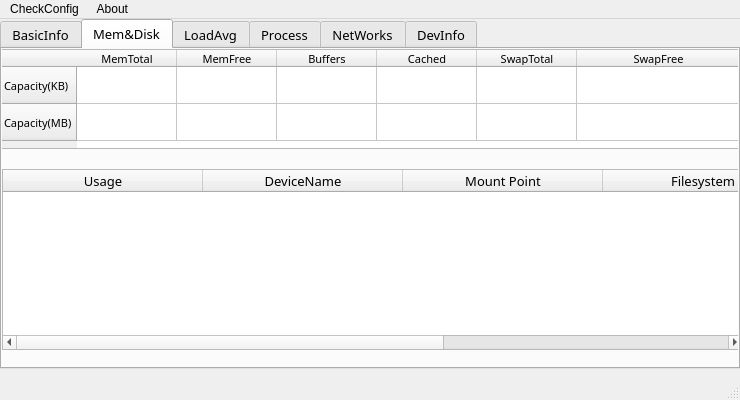
<?xml version="1.0" encoding="UTF-8"?>
<ui version="4.0">
 <class>MainWindow</class>
 <widget class="QMainWindow" name="MainWindow">
  <property name="geometry">
   <rect>
    <x>0</x>
    <y>0</y>
    <width>740</width>
    <height>400</height>
   </rect>
  </property>
  <property name="minimumSize">
   <size>
    <width>740</width>
    <height>400</height>
   </size>
  </property>
  <property name="maximumSize">
   <size>
    <width>740</width>
    <height>400</height>
   </size>
  </property>
  <property name="windowTitle">
   <string>System In View</string>
  </property>
  <widget class="QWidget" name="centralWidget">
   <widget class="QTabWidget" name="tabWidget">
    <property name="geometry">
     <rect>
      <x>0</x>
      <y>0</y>
      <width>740</width>
      <height>350</height>
     </rect>
    </property>
    <property name="minimumSize">
     <size>
      <width>740</width>
      <height>350</height>
     </size>
    </property>
    <property name="maximumSize">
     <size>
      <width>740</width>
      <height>350</height>
     </size>
    </property>
    <property name="font">
     <font>
      <family>Sans Serif</family>
      <pointsize>10</pointsize>
     </font>
    </property>
    <property name="mouseTracking">
     <bool>false</bool>
    </property>
    <property name="autoFillBackground">
     <bool>false</bool>
    </property>
    <property name="tabShape">
     <enum>QTabWidget::Rounded</enum>
    </property>
    <property name="currentIndex">
     <number>1</number>
    </property>
    <property name="documentMode">
     <bool>false</bool>
    </property>
    <property name="tabsClosable">
     <bool>false</bool>
    </property>
    <property name="movable">
     <bool>false</bool>
    </property>
    <widget class="QWidget" name="basictab">
     <attribute name="title">
      <string>BasicInfo</string>
     </attribute>
     <widget class="QLabel" name="ker_ver_lb">
      <property name="geometry">
       <rect>
        <x>20</x>
        <y>80</y>
        <width>151</width>
        <height>31</height>
       </rect>
      </property>
      <property name="font">
       <font>
        <family>Utopia</family>
        <pointsize>12</pointsize>
        <weight>75</weight>
        <bold>true</bold>
       </font>
      </property>
      <property name="text">
       <string>Kernel Version:</string>
      </property>
     </widget>
     <widget class="QLabel" name="ker_ver_contex">
      <property name="geometry">
       <rect>
        <x>200</x>
        <y>80</y>
        <width>221</width>
        <height>31</height>
       </rect>
      </property>
      <property name="font">
       <font>
        <family>CM Roman Asian</family>
        <pointsize>12</pointsize>
       </font>
      </property>
      <property name="text">
       <string/>
      </property>
      <property name="alignment">
       <set>Qt::AlignLeading|Qt::AlignLeft|Qt::AlignVCenter</set>
      </property>
     </widget>
     <widget class="QLabel" name="hostname_lb">
      <property name="geometry">
       <rect>
        <x>20</x>
        <y>40</y>
        <width>151</width>
        <height>31</height>
       </rect>
      </property>
      <property name="font">
       <font>
        <family>Utopia</family>
        <pointsize>12</pointsize>
        <weight>75</weight>
        <bold>true</bold>
       </font>
      </property>
      <property name="text">
       <string>Host Name:</string>
      </property>
     </widget>
     <widget class="QLabel" name="hostname_contex">
      <property name="geometry">
       <rect>
        <x>200</x>
        <y>40</y>
        <width>221</width>
        <height>31</height>
       </rect>
      </property>
      <property name="font">
       <font>
        <family>CM Roman Asian</family>
        <pointsize>12</pointsize>
       </font>
      </property>
      <property name="text">
       <string/>
      </property>
      <property name="alignment">
       <set>Qt::AlignLeading|Qt::AlignLeft|Qt::AlignVCenter</set>
      </property>
     </widget>
     <widget class="QLabel" name="process_lb">
      <property name="geometry">
       <rect>
        <x>20</x>
        <y>130</y>
        <width>131</width>
        <height>21</height>
       </rect>
      </property>
      <property name="font">
       <font>
        <family>Utopia</family>
        <pointsize>12</pointsize>
        <weight>75</weight>
        <bold>true</bold>
       </font>
      </property>
      <property name="text">
       <string>Processor:</string>
      </property>
     </widget>
     <widget class="QLabel" name="process_contex">
      <property name="geometry">
       <rect>
        <x>200</x>
        <y>130</y>
        <width>531</width>
        <height>21</height>
       </rect>
      </property>
      <property name="font">
       <font>
        <family>CM Roman Asian</family>
        <pointsize>12</pointsize>
       </font>
      </property>
      <property name="text">
       <string/>
      </property>
      <property name="alignment">
       <set>Qt::AlignLeading|Qt::AlignLeft|Qt::AlignVCenter</set>
      </property>
     </widget>
     <widget class="QLabel" name="basic_pic">
      <property name="geometry">
       <rect>
        <x>20</x>
        <y>180</y>
        <width>700</width>
        <height>120</height>
       </rect>
      </property>
      <property name="text">
       <string/>
      </property>
      <property name="pixmap">
       <pixmap>bg.jpg</pixmap>
      </property>
      <property name="scaledContents">
       <bool>true</bool>
      </property>
     </widget>
     <widget class="QFrame" name="frame_2">
      <property name="geometry">
       <rect>
        <x>10</x>
        <y>10</y>
        <width>720</width>
        <height>301</height>
       </rect>
      </property>
      <property name="frameShape">
       <enum>QFrame::StyledPanel</enum>
      </property>
      <property name="frameShadow">
       <enum>QFrame::Raised</enum>
      </property>
     </widget>
    </widget>
    <widget class="QWidget" name="memtab">
     <attribute name="title">
      <string>Mem&amp;&amp;Disk</string>
     </attribute>
     <widget class="QTableWidget" name="memwidget">
      <property name="geometry">
       <rect>
        <x>-1</x>
        <y>0</y>
        <width>740</width>
        <height>100</height>
       </rect>
      </property>
      <property name="sizePolicy">
       <sizepolicy hsizetype="Expanding" vsizetype="Expanding">
        <horstretch>0</horstretch>
        <verstretch>0</verstretch>
       </sizepolicy>
      </property>
      <property name="minimumSize">
       <size>
        <width>740</width>
        <height>100</height>
       </size>
      </property>
      <property name="maximumSize">
       <size>
        <width>740</width>
        <height>100</height>
       </size>
      </property>
      <property name="editTriggers">
       <set>QAbstractItemView::NoEditTriggers</set>
      </property>
      <property name="textElideMode">
       <enum>Qt::ElideMiddle</enum>
      </property>
      <attribute name="horizontalHeaderStretchLastSection">
       <bool>true</bool>
      </attribute>
      <attribute name="verticalHeaderDefaultSectionSize">
       <number>37</number>
      </attribute>
      <attribute name="verticalHeaderMinimumSectionSize">
       <number>30</number>
      </attribute>
      <row>
       <property name="text">
        <string>Capacity(KB)</string>
       </property>
       <property name="font">
        <font>
         <pointsize>8</pointsize>
        </font>
       </property>
      </row>
      <row>
       <property name="text">
        <string>Capacity(MB)</string>
       </property>
       <property name="font">
        <font>
         <pointsize>8</pointsize>
        </font>
       </property>
      </row>
      <column>
       <property name="text">
        <string>MemTotal</string>
       </property>
       <property name="font">
        <font>
         <pointsize>8</pointsize>
        </font>
       </property>
      </column>
      <column>
       <property name="text">
        <string>MemFree</string>
       </property>
       <property name="font">
        <font>
         <pointsize>8</pointsize>
        </font>
       </property>
      </column>
      <column>
       <property name="text">
        <string>Buffers</string>
       </property>
       <property name="font">
        <font>
         <pointsize>8</pointsize>
        </font>
       </property>
      </column>
      <column>
       <property name="text">
        <string>Cached</string>
       </property>
       <property name="font">
        <font>
         <pointsize>8</pointsize>
        </font>
       </property>
      </column>
      <column>
       <property name="text">
        <string>SwapTotal</string>
       </property>
       <property name="font">
        <font>
         <pointsize>8</pointsize>
        </font>
       </property>
      </column>
      <column>
       <property name="text">
        <string>SwapFree</string>
       </property>
       <property name="font">
        <font>
         <pointsize>8</pointsize>
        </font>
       </property>
      </column>
      <item row="0" column="0">
       <property name="text">
        <string/>
       </property>
       <property name="font">
        <font>
         <pointsize>8</pointsize>
        </font>
       </property>
       <property name="textAlignment">
        <set>AlignHCenter|AlignVCenter|AlignCenter</set>
       </property>
      </item>
      <item row="0" column="1">
       <property name="font">
        <font>
         <pointsize>8</pointsize>
        </font>
       </property>
      </item>
      <item row="0" column="2">
       <property name="font">
        <font>
         <pointsize>8</pointsize>
        </font>
       </property>
      </item>
      <item row="0" column="3">
       <property name="font">
        <font>
         <pointsize>8</pointsize>
        </font>
       </property>
      </item>
      <item row="0" column="4">
       <property name="font">
        <font>
         <pointsize>8</pointsize>
        </font>
       </property>
      </item>
      <item row="0" column="5">
       <property name="font">
        <font>
         <pointsize>8</pointsize>
        </font>
       </property>
      </item>
      <item row="1" column="0">
       <property name="text">
        <string/>
       </property>
       <property name="font">
        <font>
         <pointsize>8</pointsize>
        </font>
       </property>
       <property name="textAlignment">
        <set>AlignHCenter|AlignVCenter|AlignCenter</set>
       </property>
      </item>
      <item row="1" column="1">
       <property name="font">
        <font>
         <pointsize>8</pointsize>
        </font>
       </property>
      </item>
      <item row="1" column="2">
       <property name="font">
        <font>
         <pointsize>8</pointsize>
        </font>
       </property>
      </item>
      <item row="1" column="3">
       <property name="font">
        <font>
         <pointsize>8</pointsize>
        </font>
       </property>
      </item>
      <item row="1" column="4">
       <property name="font">
        <font>
         <pointsize>8</pointsize>
        </font>
       </property>
      </item>
      <item row="1" column="5">
       <property name="font">
        <font>
         <pointsize>8</pointsize>
        </font>
       </property>
      </item>
     </widget>
     <widget class="QLabel" name="disk_total_num">
      <property name="geometry">
       <rect>
        <x>20</x>
        <y>210</y>
        <width>200</width>
        <height>30</height>
       </rect>
      </property>
      <property name="font">
       <font>
        <family>CM Roman Asian</family>
        <pointsize>12</pointsize>
       </font>
      </property>
      <property name="text">
       <string/>
      </property>
      <property name="alignment">
       <set>Qt::AlignLeading|Qt::AlignLeft|Qt::AlignVCenter</set>
      </property>
     </widget>
     <widget class="QLabel" name="disk_free_num">
      <property name="geometry">
       <rect>
        <x>270</x>
        <y>210</y>
        <width>200</width>
        <height>30</height>
       </rect>
      </property>
      <property name="font">
       <font>
        <family>CM Roman Asian</family>
        <pointsize>12</pointsize>
       </font>
      </property>
      <property name="text">
       <string/>
      </property>
      <property name="alignment">
       <set>Qt::AlignLeading|Qt::AlignLeft|Qt::AlignVCenter</set>
      </property>
     </widget>
     <widget class="QTableWidget" name="diskwidget">
      <property name="geometry">
       <rect>
        <x>0</x>
        <y>120</y>
        <width>741</width>
        <height>181</height>
       </rect>
      </property>
      <attribute name="horizontalHeaderCascadingSectionResizes">
       <bool>true</bool>
      </attribute>
      <attribute name="horizontalHeaderDefaultSectionSize">
       <number>200</number>
      </attribute>
      <attribute name="horizontalHeaderStretchLastSection">
       <bool>true</bool>
      </attribute>
      <column>
       <property name="text">
        <string>Usage</string>
       </property>
      </column>
      <column>
       <property name="text">
        <string>DeviceName</string>
       </property>
      </column>
      <column>
       <property name="text">
        <string>Mount Point</string>
       </property>
      </column>
      <column>
       <property name="text">
        <string>Filesystem</string>
       </property>
      </column>
      <column>
       <property name="text">
        <string>size(GB)</string>
       </property>
      </column>
     </widget>
    </widget>
    <widget class="QWidget" name="loadtab">
     <attribute name="title">
      <string>LoadAvg</string>
     </attribute>
     <widget class="QLabel" name="label">
      <property name="geometry">
       <rect>
        <x>80</x>
        <y>49</y>
        <width>160</width>
        <height>30</height>
       </rect>
      </property>
      <property name="font">
       <font>
        <family>CM Roman</family>
        <pointsize>20</pointsize>
       </font>
      </property>
      <property name="text">
       <string>1  Minute</string>
      </property>
      <property name="alignment">
       <set>Qt::AlignCenter</set>
      </property>
     </widget>
     <widget class="QLabel" name="label_2">
      <property name="geometry">
       <rect>
        <x>260</x>
        <y>49</y>
        <width>160</width>
        <height>30</height>
       </rect>
      </property>
      <property name="font">
       <font>
        <family>CM Roman</family>
        <pointsize>20</pointsize>
       </font>
      </property>
      <property name="text">
       <string>5  Minutes</string>
      </property>
      <property name="alignment">
       <set>Qt::AlignCenter</set>
      </property>
     </widget>
     <widget class="QLabel" name="label_3">
      <property name="geometry">
       <rect>
        <x>440</x>
        <y>50</y>
        <width>160</width>
        <height>30</height>
       </rect>
      </property>
      <property name="font">
       <font>
        <family>CM Roman</family>
        <pointsize>20</pointsize>
       </font>
      </property>
      <property name="text">
       <string>15  Minutes</string>
      </property>
      <property name="alignment">
       <set>Qt::AlignCenter</set>
      </property>
     </widget>
     <widget class="QWidget" name="layoutWidget">
      <property name="geometry">
       <rect>
        <x>70</x>
        <y>100</y>
        <width>531</width>
        <height>111</height>
       </rect>
      </property>
      <layout class="QHBoxLayout" name="horizontalLayout">
       <item>
        <widget class="QLCDNumber" name="lcdNumber_2">
         <property name="frameShape">
          <enum>QFrame::StyledPanel</enum>
         </property>
         <property name="frameShadow">
          <enum>QFrame::Plain</enum>
         </property>
        </widget>
       </item>
       <item>
        <widget class="QLCDNumber" name="lcdNumber_3">
         <property name="frameShape">
          <enum>QFrame::StyledPanel</enum>
         </property>
         <property name="frameShadow">
          <enum>QFrame::Plain</enum>
         </property>
        </widget>
       </item>
       <item>
        <widget class="QLCDNumber" name="lcdNumber_1">
         <property name="font">
          <font>
           <family>CM Roman</family>
           <weight>50</weight>
           <italic>false</italic>
           <bold>false</bold>
          </font>
         </property>
         <property name="cursor">
          <cursorShape>ArrowCursor</cursorShape>
         </property>
         <property name="autoFillBackground">
          <bool>false</bool>
         </property>
         <property name="frameShape">
          <enum>QFrame::StyledPanel</enum>
         </property>
         <property name="frameShadow">
          <enum>QFrame::Plain</enum>
         </property>
         <property name="smallDecimalPoint">
          <bool>false</bool>
         </property>
        </widget>
       </item>
      </layout>
     </widget>
    </widget>
    <widget class="QWidget" name="processtab">
     <attribute name="title">
      <string>Process</string>
     </attribute>
     <widget class="QTableWidget" name="processtable">
      <property name="geometry">
       <rect>
        <x>0</x>
        <y>0</y>
        <width>600</width>
        <height>300</height>
       </rect>
      </property>
      <property name="editTriggers">
       <set>QAbstractItemView::NoEditTriggers</set>
      </property>
      <property name="selectionBehavior">
       <enum>QAbstractItemView::SelectRows</enum>
      </property>
      <property name="showGrid">
       <bool>true</bool>
      </property>
      <property name="rowCount">
       <number>0</number>
      </property>
      <attribute name="horizontalHeaderVisible">
       <bool>false</bool>
      </attribute>
      <attribute name="horizontalHeaderCascadingSectionResizes">
       <bool>false</bool>
      </attribute>
      <attribute name="horizontalHeaderHighlightSections">
       <bool>true</bool>
      </attribute>
      <attribute name="horizontalHeaderShowSortIndicator" stdset="0">
       <bool>false</bool>
      </attribute>
      <attribute name="horizontalHeaderStretchLastSection">
       <bool>true</bool>
      </attribute>
      <attribute name="verticalHeaderVisible">
       <bool>false</bool>
      </attribute>
      <column>
       <property name="text">
        <string>PID</string>
       </property>
      </column>
      <column>
       <property name="text">
        <string>Name</string>
       </property>
      </column>
      <column>
       <property name="text">
        <string>Status</string>
       </property>
      </column>
      <column>
       <property name="text">
        <string>Nice</string>
       </property>
      </column>
      <column>
       <property name="text">
        <string>Mem</string>
       </property>
      </column>
     </widget>
     <widget class="QLabel" name="total_pro">
      <property name="geometry">
       <rect>
        <x>610</x>
        <y>10</y>
        <width>121</width>
        <height>20</height>
       </rect>
      </property>
      <property name="autoFillBackground">
       <bool>false</bool>
      </property>
      <property name="frameShape">
       <enum>QFrame::Panel</enum>
      </property>
      <property name="text">
       <string>Total Process:</string>
      </property>
      <property name="textFormat">
       <enum>Qt::AutoText</enum>
      </property>
     </widget>
     <widget class="QLabel" name="run_pro">
      <property name="geometry">
       <rect>
        <x>610</x>
        <y>80</y>
        <width>121</width>
        <height>20</height>
       </rect>
      </property>
      <property name="frameShape">
       <enum>QFrame::Panel</enum>
      </property>
      <property name="frameShadow">
       <enum>QFrame::Plain</enum>
      </property>
      <property name="text">
       <string>Running:</string>
      </property>
     </widget>
     <widget class="QLabel" name="sleep_pro">
      <property name="geometry">
       <rect>
        <x>610</x>
        <y>150</y>
        <width>121</width>
        <height>20</height>
       </rect>
      </property>
      <property name="frameShape">
       <enum>QFrame::Panel</enum>
      </property>
      <property name="text">
       <string>Sleeping:</string>
      </property>
     </widget>
     <widget class="QLabel" name="zom_pro">
      <property name="geometry">
       <rect>
        <x>610</x>
        <y>220</y>
        <width>121</width>
        <height>20</height>
       </rect>
      </property>
      <property name="frameShape">
       <enum>QFrame::Panel</enum>
      </property>
      <property name="text">
       <string>Zombie:</string>
      </property>
     </widget>
     <widget class="QLabel" name="total_num">
      <property name="geometry">
       <rect>
        <x>620</x>
        <y>40</y>
        <width>75</width>
        <height>19</height>
       </rect>
      </property>
      <property name="text">
       <string/>
      </property>
      <property name="scaledContents">
       <bool>false</bool>
      </property>
      <property name="alignment">
       <set>Qt::AlignCenter</set>
      </property>
     </widget>
     <widget class="QLabel" name="run_num">
      <property name="geometry">
       <rect>
        <x>620</x>
        <y>110</y>
        <width>75</width>
        <height>19</height>
       </rect>
      </property>
      <property name="text">
       <string/>
      </property>
      <property name="scaledContents">
       <bool>false</bool>
      </property>
      <property name="alignment">
       <set>Qt::AlignCenter</set>
      </property>
     </widget>
     <widget class="QLabel" name="sleep_num">
      <property name="geometry">
       <rect>
        <x>620</x>
        <y>180</y>
        <width>75</width>
        <height>19</height>
       </rect>
      </property>
      <property name="text">
       <string/>
      </property>
      <property name="scaledContents">
       <bool>false</bool>
      </property>
      <property name="alignment">
       <set>Qt::AlignCenter</set>
      </property>
     </widget>
     <widget class="QLabel" name="zom_num">
      <property name="geometry">
       <rect>
        <x>620</x>
        <y>250</y>
        <width>75</width>
        <height>19</height>
       </rect>
      </property>
      <property name="text">
       <string/>
      </property>
      <property name="scaledContents">
       <bool>false</bool>
      </property>
      <property name="alignment">
       <set>Qt::AlignCenter</set>
      </property>
     </widget>
     <widget class="QPushButton" name="btn_finish">
      <property name="geometry">
       <rect>
        <x>610</x>
        <y>280</y>
        <width>121</width>
        <height>27</height>
       </rect>
      </property>
      <property name="text">
       <string>Kill process</string>
      </property>
     </widget>
    </widget>
    <widget class="QWidget" name="nettab">
     <attribute name="title">
      <string>NetWorks</string>
     </attribute>
     <widget class="QTableWidget" name="nettable">
      <property name="geometry">
       <rect>
        <x>0</x>
        <y>0</y>
        <width>741</width>
        <height>231</height>
       </rect>
      </property>
      <property name="columnCount">
       <number>0</number>
      </property>
      <attribute name="horizontalHeaderVisible">
       <bool>false</bool>
      </attribute>
     </widget>
     <widget class="QPushButton" name="pingButton">
      <property name="geometry">
       <rect>
        <x>570</x>
        <y>260</y>
        <width>121</width>
        <height>27</height>
       </rect>
      </property>
      <property name="text">
       <string>Open Ping</string>
      </property>
     </widget>
    </widget>
    <widget class="QWidget" name="devtab">
     <attribute name="title">
      <string>DevInfo</string>
     </attribute>
     <widget class="QTableWidget" name="devtable">
      <property name="geometry">
       <rect>
        <x>0</x>
        <y>0</y>
        <width>740</width>
        <height>320</height>
       </rect>
      </property>
      <property name="columnCount">
       <number>0</number>
      </property>
      <attribute name="horizontalHeaderVisible">
       <bool>false</bool>
      </attribute>
     </widget>
    </widget>
   </widget>
  </widget>
  <widget class="QMenuBar" name="menuBar">
   <property name="geometry">
    <rect>
     <x>0</x>
     <y>0</y>
     <width>740</width>
     <height>25</height>
    </rect>
   </property>
   <property name="defaultUp">
    <bool>false</bool>
   </property>
   <widget class="QMenu" name="menuCheckConfig">
    <property name="tearOffEnabled">
     <bool>false</bool>
    </property>
    <property name="title">
     <string>CheckConfig</string>
    </property>
    <addaction name="actionStart"/>
    <addaction name="separator"/>
    <addaction name="actionReboot"/>
    <addaction name="separator"/>
    <addaction name="actionExit"/>
   </widget>
   <widget class="QMenu" name="menu_About">
    <property name="title">
     <string> About</string>
    </property>
    <addaction name="actionGroup"/>
   </widget>
   <addaction name="menuCheckConfig"/>
   <addaction name="menu_About"/>
  </widget>
  <widget class="QStatusBar" name="statusBar"/>
  <action name="actionStart">
   <property name="text">
    <string>Start</string>
   </property>
  </action>
  <action name="actionReboot">
   <property name="text">
    <string>Reboot</string>
   </property>
  </action>
  <action name="actionExit">
   <property name="text">
    <string>Exit</string>
   </property>
  </action>
  <action name="actionGroup">
   <property name="text">
    <string>Group</string>
   </property>
  </action>
 </widget>
 <layoutdefault spacing="6" margin="11"/>
 <tabstops>
  <tabstop>memwidget</tabstop>
  <tabstop>tabWidget</tabstop>
 </tabstops>
 <resources/>
 <connections>
  <connection>
   <sender>actionExit</sender>
   <signal>activated()</signal>
   <receiver>MainWindow</receiver>
   <slot>close()</slot>
   <hints>
    <hint type="sourcelabel">
     <x>-1</x>
     <y>-1</y>
    </hint>
    <hint type="destinationlabel">
     <x>349</x>
     <y>193</y>
    </hint>
   </hints>
  </connection>
  <connection>
   <sender>actionGroup</sender>
   <signal>activated()</signal>
   <receiver>MainWindow</receiver>
   <slot>show()</slot>
   <hints>
    <hint type="sourcelabel">
     <x>-1</x>
     <y>-1</y>
    </hint>
    <hint type="destinationlabel">
     <x>349</x>
     <y>193</y>
    </hint>
   </hints>
  </connection>
 </connections>
</ui>
